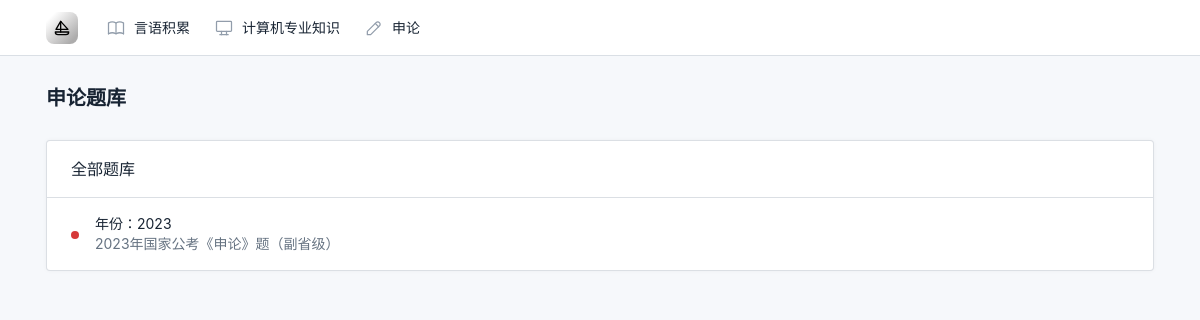
The page /argumentation/list on the database as committed earlier.
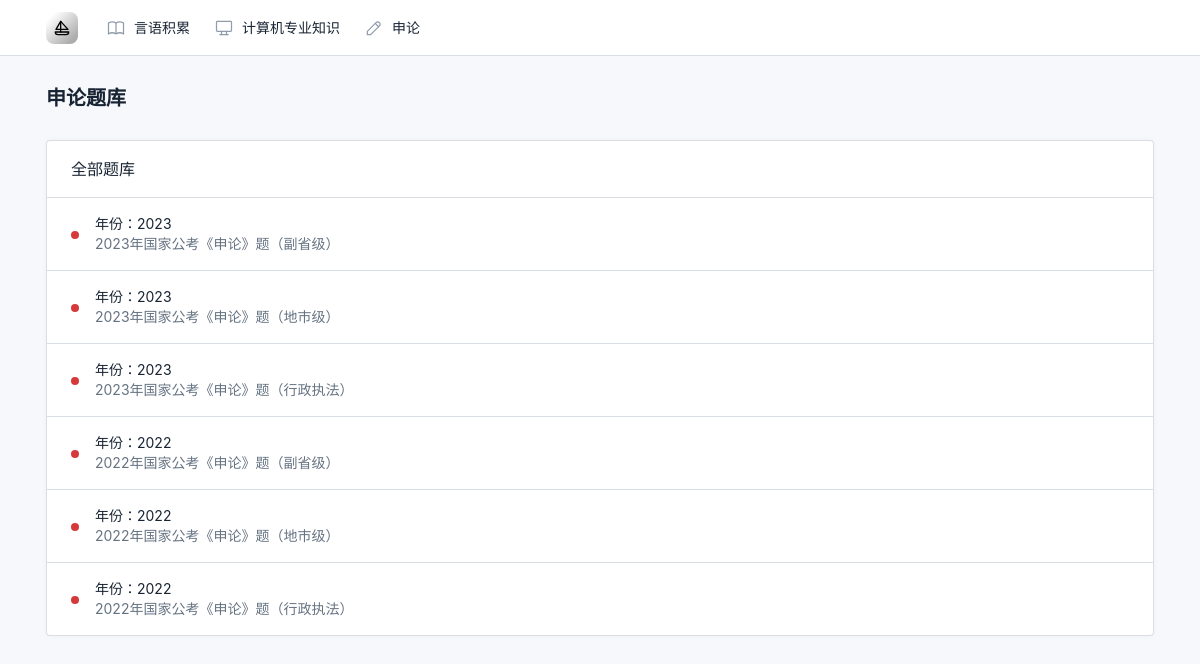
The same page on the database as committed later.
### argumentation/models.py (models this page shows, shortened)
class Exam(models.Model):
    name = models.CharField(max_length=100, unique=True)
    year = models.IntegerField()
    def is_complete(self):
        reads = self.reading_set.all()
        status = -1
        flag = True
        for read in reads:
            if read.has_answer():
                status = 0
            else:
                flag = False
        if flag:
            return -1
        return status

### argumentation/views.py (the view)
# urls.py: path('list', views.display_all_exams, name='argumentation'),
def display_all_exams(request):
    exams = Exam.objects.all()
    context = {'exams': exams}
    return render(request, 'argumentation/argumentation.html', context)

### argumentation/models.py (called while the page is built)
    def has_answer(self):
        ans = self.answer_set.all()
        return len(ans) > 0

### templates/argumentation/argumentation.html (shortened to what this page needs)
{% load static %}
<!DOCTYPE html>
<html lang="en">
<head>
    <link href="{% static 'css/tabler.min.css' %}" rel="stylesheet"/>
    <link href="{% static 'css/tabler-flags.min.css' %}" rel="stylesheet"/>
    <link href="{% static 'css/tabler-payments.min.css' %}" rel="stylesheet"/>
    <link href="{% static 'css/tabler-vendors.min.css' %}" rel="stylesheet"/>
</head>
<body>
{% include 'header.html' %}
<div class="page-wrapper">
    <div class="page-header d-print-none">
        <div class="container-xl">
            <div class="row g-2 align-items-center">
                <div class="col">
                    <h2 class="page-title">
                        申论题库
                    </h2>
                </div>
            </div>
        </div>
    </div>
    <div class="page-body">
        <div class="container-xl">
            <div class="row row-cards">
                <div class="col-12">
                    <div class="card">
                        <div class="card-header">
                            <h3 class="card-title">全部题库</h3>
                        </div>
                        <div class="list-group list-group-flush list-group-hoverable">
                            {% for exam in exams %}
                                <div class="list-group-item">
                                    <div class="row align-items-center">
                                        {% if exam.is_complete == 1 %}
                                            <div class="col-auto"><span class="badge bg-green"></span></div>
                                        {% elif exam.is_complete == 0 %}
                                            <div class="col-auto"><span class="badge bg-yellow"></span></div>
                                        {% else %}
                                            <div class="col-auto"><span class="badge bg-red"></span></div>
                                        {% endif %}
                                        <div class="col text-truncate">
                                            <a href="/argumentation/exam/{{ exam.id }}"
                                               class="text-reset d-block">年份：{{ exam.year }}</a>
                                            <div class="d-block text-muted text-truncate mt-n1">{{ exam.name }}</div>
                                        </div>
                                    </div>
                                </div>
                            {% endfor %}
                        </div>
                    </div>
                </div>
            </div>
        </div>
    </div>
</div>
</body>
</html>

Rows that differ between the two databases and show on the page:
added Exam: year "2023", name "2023年国家公考《申论》题（地市级）"
added Exam: year "2023", name "2023年国家公考《申论》题（行政执法）"
added Exam: year "2022", name "2022年国家公考《申论》题（副省级）"
added Exam: year "2022", name "2022年国家公考《申论》题（地市级）"
added Exam: year "2022", name "2022年国家公考《申论》题（行政执法）"
